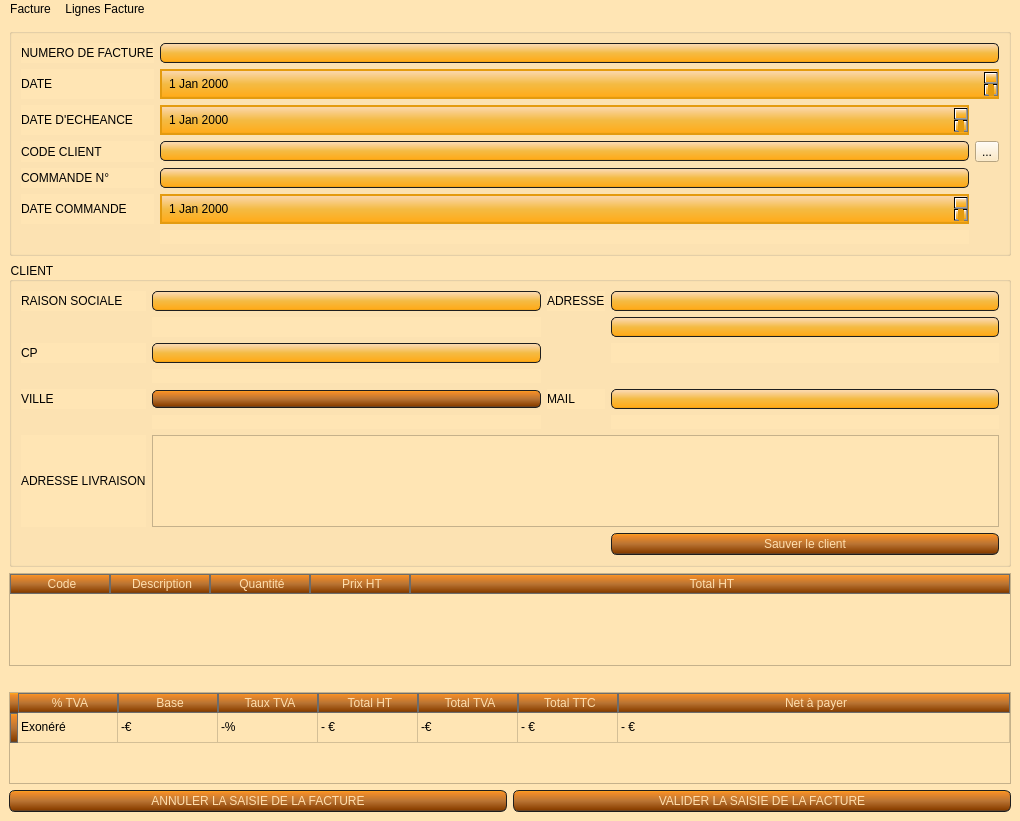
<?xml version="1.0" encoding="UTF-8"?>
<ui version="4.0">
 <class>facture</class>
 <widget class="QMainWindow" name="facture">
  <property name="enabled">
   <bool>true</bool>
  </property>
  <property name="geometry">
   <rect>
    <x>0</x>
    <y>0</y>
    <width>1020</width>
    <height>821</height>
   </rect>
  </property>
  <property name="windowTitle">
   <string>AssoGestion - Détail facture- AMSE</string>
  </property>
  <property name="styleSheet">
   <string notr="true">QWidget
{
    background-color: #FFE5B4;
}
QLineEdit
{
    background-color: QLinearGradient( x1: 0, y1: 0, x2: 0, y2: 1, stop: 0 #FFDEAD, stop: 0.1 #FAD5A5, stop: 0.5 #F4BB44, stop: 0.9 #FFAC1C, stop: 1 #E49B0F);
    padding: 1px;
    border-style: solid;
    border: 1px solid #1e1e1e;
    border-radius: 5;
}

QPushButton
{
    color: #FFDEAD;
    background-color: QLinearGradient( x1: 0, y1: 0, x2: 0, y2: 1, stop: 0 #FFAC1C, stop: 0.1 #F28C28, stop: 0.5 #B87333, stop: 0.9 #8B4000, stop: 1 #464646);
    border-width: 1px;
    border-color: #1e1e1e;
    border-style: solid;
    border-radius: 6;
    padding: 3px;
    font-size: 12px;
    padding-left: 5px;
    padding-right: 5px;
    min-width: 40px;
}

QPushButton:pressed
{
    background-color: QLinearGradient( x1: 0, y1: 0, x2: 0, y2: 1, stop: 0 #2d2d2d, stop: 0.1 #2b2b2b, stop: 0.5 #292929, stop: 0.9 #282828, stop: 1 #252525);
}

QComboBox
{
	color: #FFDEAD;
    selection-background-color: #FFDEAD;
    background-color: QLinearGradient( x1: 0, y1: 0, x2: 0, y2: 1, stop: 0 #FFAC1C, stop: 0.1 #F28C28, stop: 0.5 #B87333, stop: 0.9 #8B4000, stop: 1 #464646);
    border-style: solid;
    border: 1px solid #1e1e1e;
    border-radius: 5;
}

QComboBox:hover,QPushButton:hover
{
    border: 2px solid QLinearGradient( x1: 0, y1: 0, x2: 0, y2: 1, stop: 0 #FFAC1C, stop: 1 #F28C28);
}


QComboBox:on
{
    padding-top: 3px;
    padding-left: 4px;
    background-color: QLinearGradient( x1: 0, y1: 0, x2: 0, y2: 1, stop: 0 #2d2d2d, stop: 0.1 #2b2b2b, stop: 0.5 #292929, stop: 0.9 #282828, stop: 1 #252525);
    selection-background-color: #ffaa00;
}

QComboBox QAbstractItemView
{
    border: 2px solid darkgray;
    selection-background-color: QLinearGradient( x1: 0, y1: 0, x2: 0, y2: 1, stop: 0 #ffa02f, stop: 1 #d7801a);
}

QComboBox::drop-down
{
     subcontrol-origin: padding;
     subcontrol-position: top right;
     width: 15px;

     border-left-width: 0px;
     border-left-color: darkgray;
     border-left-style: solid; /* just a single line */
     border-top-right-radius: 3px; /* same radius as the QComboBox */
     border-bottom-right-radius: 3px;
 }


QScrollBar:horizontal {
     border: 1px solid #222222;
     background: QLinearGradient( x1: 0, y1: 0, x2: 0, y2: 1, stop: 0.0 #121212, stop: 0.2 #282828, stop: 1 #484848);
     height: 7px;
     margin: 0px 16px 0 16px;
}

QScrollBar::handle:horizontal
{
      background: QLinearGradient( x1: 0, y1: 0, x2: 1, y2: 0, stop: 0 #ffa02f, stop: 0.5 #d7801a, stop: 1 #ffa02f);
      min-height: 20px;
      border-radius: 2px;
}

QScrollBar::add-line:horizontal {
      border: 1px solid #1b1b19;
      border-radius: 2px;
      background: QLinearGradient( x1: 0, y1: 0, x2: 1, y2: 0, stop: 0 #ffa02f, stop: 1 #d7801a);
      width: 14px;
      subcontrol-position: right;
      subcontrol-origin: margin;
}

QScrollBar::sub-line:horizontal {
      border: 1px solid #1b1b19;
      border-radius: 2px;
      background: QLinearGradient( x1: 0, y1: 0, x2: 1, y2: 0, stop: 0 #ffa02f, stop: 1 #d7801a);
      width: 14px;
     subcontrol-position: left;
     subcontrol-origin: margin;
}

QScrollBar::right-arrow:horizontal, QScrollBar::left-arrow:horizontal
{
      border: 1px solid black;
      width: 1px;
      height: 1px;
      background: white;
}

QScrollBar::add-page:horizontal, QScrollBar::sub-page:horizontal
{
      background: none;
}

QScrollBar:vertical
{
      background: QLinearGradient( x1: 0, y1: 0, x2: 1, y2: 0, stop: 0.0 #121212, stop: 0.2 #282828, stop: 1 #484848);
      width: 7px;
      margin: 16px 0 16px 0;
      border: 1px solid #222222;
}

QScrollBar::handle:vertical
{
      background: QLinearGradient( x1: 0, y1: 0, x2: 0, y2: 1, stop: 0 #ffa02f, stop: 0.5 #d7801a, stop: 1 #ffa02f);
      min-height: 20px;
      border-radius: 2px;
}

QScrollBar::add-line:vertical
{
      border: 1px solid #1b1b19;
      border-radius: 2px;
      background: QLinearGradient( x1: 0, y1: 0, x2: 0, y2: 1, stop: 0 #ffa02f, stop: 1 #d7801a);
      height: 14px;
      subcontrol-position: bottom;
      subcontrol-origin: margin;
}

QScrollBar::sub-line:vertical
{
      border: 1px solid #1b1b19;
      border-radius: 2px;
      background: QLinearGradient( x1: 0, y1: 0, x2: 0, y2: 1, stop: 0 #d7801a, stop: 1 #ffa02f);
      height: 14px;
      subcontrol-position: top;
      subcontrol-origin: margin;
}

QScrollBar::up-arrow:vertical, QScrollBar::down-arrow:vertical
{
      border: 1px solid black;
      width: 1px;
      height: 1px;
      background: white;
}


QScrollBar::add-page:vertical, QScrollBar::sub-page:vertical
{
      background: none;
}

QHeaderView::section:horizontal
{
    background-color: QLinearGradient( x1: 0, y1: 0, x2: 0, y2: 1, stop: 0 #FFAC1C, stop: 0.1 #F28C28, stop: 0.5 #B87333, stop: 0.9 #8B4000, stop: 1 #464646);
    color: #FFDEAD;;
    padding-left: 4px;
    border: 1px solid #6c6c6c;
}
QHeaderView::section:vertical
{
    background-color: QLinearGradient( x1: 0, y1: 0, x2: 0, y2: 1, stop: 0 #FFAC1C, stop: 0.1 #F28C28, stop: 0.5 #B87333, stop: 0.9 #8B4000, stop: 1 #464646);
    color: #FFDEAD;;
    padding-left: 4px;
    border: 1px solid #6c6c6c;
}
QTableWidget QTableCornerButton::section {
    background-color: QLinearGradient( x1: 0, y1: 0, x2: 0, y2: 1, stop: 0 #FFAC1C, stop: 0.1 #F28C28, stop: 0.5 #B87333, stop: 0.9 #8B4000, stop: 1 #464646);
}
QTableWidget::item:selected{ background-color: QLinearGradient( x1: 0, y1: 0, x2: 0, y2: 1, stop: 0 #FFDEAD, stop: 0.1 #FAD5A5, stop: 0.5 #F4BB44, stop: 0.9 #FFAC1C, stop: 1 #E49B0F); }

QDateEdit
{
border : 2px solid #E49B0F;
background-color : QLinearGradient( x1: 0, y1: 0, x2: 0, y2: 1, stop: 0 #FFDEAD, stop: 0.1 #FAD5A5, stop: 0.5 #F4BB44, stop: 0.9 #FFAC1C, stop: 1 #E49B0F);;
padding : 5px;
}
QDateEdit::up-arraow
{
border : 2px solid black;
background-color : lightgreen;

}
QDateEdit::down-arrow
{
background-color : #E49B0F;
}

QTabWidget::tab-bar {
   border: 1px solid #E49B0F;
}

QTabBar::tab {
  background: #8B4000;
  color: white;
  padding: 10px;
 }

 QTabBar::tab:selected {
  background: #E49B0F;
 }

QTabWidget::pane { 
   border: none;
}</string>
  </property>
  <widget class="QWidget" name="centralwidget">
   <layout class="QGridLayout" name="gridLayout_2">
    <item row="0" column="0" colspan="2">
     <widget class="QGroupBox" name="groupBox_2">
      <property name="title">
       <string/>
      </property>
      <layout class="QGridLayout" name="gridLayout_5">
       <item row="4" column="0">
        <widget class="QLabel" name="label_19">
         <property name="text">
          <string>CODE CLIENT</string>
         </property>
        </widget>
       </item>
       <item row="2" column="0">
        <widget class="QLabel" name="label_18">
         <property name="text">
          <string>DATE</string>
         </property>
        </widget>
       </item>
       <item row="4" column="2">
        <widget class="QLineEdit" name="code_client_edit"/>
       </item>
       <item row="1" column="2" colspan="2">
        <widget class="QLineEdit" name="num_facture_edit">
         <property name="enabled">
          <bool>false</bool>
         </property>
        </widget>
       </item>
       <item row="4" column="3">
        <widget class="QToolButton" name="button_select_client">
         <property name="text">
          <string>...</string>
         </property>
        </widget>
       </item>
       <item row="1" column="0">
        <widget class="QLabel" name="label">
         <property name="text">
          <string>NUMERO DE FACTURE</string>
         </property>
        </widget>
       </item>
       <item row="9" column="2">
        <widget class="QLabel" name="label_error_client">
         <property name="styleSheet">
          <string notr="true">QLabel {
  color: rgb(255, 0, 0);
  font-weight: 600;
}</string>
         </property>
         <property name="text">
          <string/>
         </property>
        </widget>
       </item>
       <item row="2" column="2" colspan="2">
        <widget class="QDateEdit" name="date_facture_edit"/>
       </item>
       <item row="3" column="0">
        <widget class="QLabel" name="label_14">
         <property name="text">
          <string>DATE D'ECHEANCE</string>
         </property>
        </widget>
       </item>
       <item row="3" column="2">
        <widget class="QDateEdit" name="date_echeance_facture"/>
       </item>
       <item row="5" column="0">
        <widget class="QLabel" name="label_7">
         <property name="text">
          <string>COMMANDE N°</string>
         </property>
        </widget>
       </item>
       <item row="6" column="0">
        <widget class="QLabel" name="label_8">
         <property name="text">
          <string>DATE COMMANDE</string>
         </property>
        </widget>
       </item>
       <item row="5" column="2">
        <widget class="QLineEdit" name="order_edit"/>
       </item>
       <item row="6" column="2">
        <widget class="QDateEdit" name="order_date_edit"/>
       </item>
      </layout>
     </widget>
    </item>
    <item row="4" column="0">
     <widget class="QLabel" name="label_montant_error">
      <property name="styleSheet">
       <string notr="true">QLabel {
  color: rgb(255, 0, 0);
  font-weight: 600;
}</string>
      </property>
      <property name="text">
       <string/>
      </property>
     </widget>
    </item>
    <item row="5" column="0" colspan="2">
     <widget class="QTableWidget" name="tab_pied_facture">
      <property name="editTriggers">
       <set>QAbstractItemView::NoEditTriggers</set>
      </property>
      <attribute name="horizontalHeaderStretchLastSection">
       <bool>true</bool>
      </attribute>
      <row>
       <property name="text">
        <string/>
       </property>
      </row>
      <column>
       <property name="text">
        <string>% TVA</string>
       </property>
      </column>
      <column>
       <property name="text">
        <string>Base</string>
       </property>
      </column>
      <column>
       <property name="text">
        <string>Taux TVA</string>
       </property>
      </column>
      <column>
       <property name="text">
        <string>Total HT</string>
       </property>
      </column>
      <column>
       <property name="text">
        <string>Total TVA</string>
       </property>
      </column>
      <column>
       <property name="text">
        <string>Total TTC</string>
       </property>
      </column>
      <column>
       <property name="text">
        <string>Net à payer</string>
       </property>
      </column>
      <item row="0" column="0">
       <property name="text">
        <string>Exonéré</string>
       </property>
      </item>
      <item row="0" column="1">
       <property name="text">
        <string>-€</string>
       </property>
      </item>
      <item row="0" column="2">
       <property name="text">
        <string>-%</string>
       </property>
      </item>
      <item row="0" column="3">
       <property name="text">
        <string>- €</string>
       </property>
      </item>
      <item row="0" column="4">
       <property name="text">
        <string>-€</string>
       </property>
      </item>
      <item row="0" column="5">
       <property name="text">
        <string>- €</string>
       </property>
      </item>
      <item row="0" column="6">
       <property name="text">
        <string>- €</string>
       </property>
      </item>
     </widget>
    </item>
    <item row="3" column="0" colspan="2">
     <widget class="QTableWidget" name="tab_ligne_facture">
      <property name="editTriggers">
       <set>QAbstractItemView::DoubleClicked</set>
      </property>
      <attribute name="horizontalHeaderStretchLastSection">
       <bool>true</bool>
      </attribute>
      <column>
       <property name="text">
        <string>Code</string>
       </property>
      </column>
      <column>
       <property name="text">
        <string>Description</string>
       </property>
      </column>
      <column>
       <property name="text">
        <string>Quantité</string>
       </property>
      </column>
      <column>
       <property name="text">
        <string>Prix HT</string>
       </property>
      </column>
      <column>
       <property name="text">
        <string>Total HT</string>
       </property>
      </column>
     </widget>
    </item>
    <item row="6" column="0">
     <widget class="QPushButton" name="button_del_fac">
      <property name="text">
       <string>ANNULER LA SAISIE DE LA FACTURE</string>
      </property>
     </widget>
    </item>
    <item row="6" column="1">
     <widget class="QPushButton" name="button_save_fac">
      <property name="text">
       <string>VALIDER LA SAISIE DE LA FACTURE</string>
      </property>
     </widget>
    </item>
    <item row="2" column="0" colspan="2">
     <widget class="QGroupBox" name="groupBox">
      <property name="title">
       <string>CLIENT</string>
      </property>
      <layout class="QGridLayout" name="gridLayout">
       <item row="0" column="3">
        <widget class="QLineEdit" name="client_adresse"/>
       </item>
       <item row="0" column="0">
        <widget class="QLabel" name="label_3">
         <property name="text">
          <string>RAISON SOCIALE</string>
         </property>
        </widget>
       </item>
       <item row="2" column="0">
        <widget class="QLabel" name="label_5">
         <property name="text">
          <string>CP</string>
         </property>
        </widget>
       </item>
       <item row="1" column="1">
        <widget class="QLabel" name="label_client_rs">
         <property name="styleSheet">
          <string notr="true">QLabel {
  color: rgb(255, 0, 0);
  font-weight: 600;
}</string>
         </property>
         <property name="text">
          <string/>
         </property>
        </widget>
       </item>
       <item row="13" column="0">
        <widget class="QLabel" name="label_2">
         <property name="text">
          <string>ADRESSE LIVRAISON</string>
         </property>
        </widget>
       </item>
       <item row="2" column="1">
        <widget class="QLineEdit" name="client_cp"/>
       </item>
       <item row="0" column="1">
        <widget class="QLineEdit" name="client_rs"/>
       </item>
       <item row="0" column="2">
        <widget class="QLabel" name="label_4">
         <property name="text">
          <string>ADRESSE</string>
         </property>
        </widget>
       </item>
       <item row="1" column="3">
        <widget class="QLineEdit" name="client_adresse_comp"/>
       </item>
       <item row="4" column="1">
        <widget class="QComboBox" name="cb_ville"/>
       </item>
       <item row="4" column="0">
        <widget class="QLabel" name="label_6">
         <property name="text">
          <string>VILLE</string>
         </property>
        </widget>
       </item>
       <item row="4" column="2">
        <widget class="QLabel" name="label_11">
         <property name="text">
          <string>MAIL</string>
         </property>
        </widget>
       </item>
       <item row="2" column="3">
        <widget class="QLabel" name="label_add_error">
         <property name="styleSheet">
          <string notr="true">QLabel {
  color: rgb(255, 0, 0);
  font-weight: 600;
}</string>
         </property>
         <property name="text">
          <string/>
         </property>
        </widget>
       </item>
       <item row="4" column="3">
        <widget class="QLineEdit" name="client_mail"/>
       </item>
       <item row="15" column="3">
        <widget class="QPushButton" name="button_save_client">
         <property name="text">
          <string>Sauver le client</string>
         </property>
        </widget>
       </item>
       <item row="13" column="1" colspan="3">
        <widget class="QPlainTextEdit" name="add_liv_edit"/>
       </item>
       <item row="5" column="1">
        <widget class="QLabel" name="label_ville">
         <property name="styleSheet">
          <string notr="true">QLabel {
  color: rgb(255, 0, 0);
  font-weight: 600;
}</string>
         </property>
         <property name="text">
          <string/>
         </property>
        </widget>
       </item>
       <item row="3" column="1">
        <widget class="QLabel" name="label_cp">
         <property name="accessibleDescription">
          <string/>
         </property>
         <property name="styleSheet">
          <string notr="true">QLabel {
  color: rgb(255, 0, 0);
  font-weight: 600;
}</string>
         </property>
         <property name="text">
          <string/>
         </property>
        </widget>
       </item>
       <item row="5" column="3">
        <widget class="QLabel" name="label_mail">
         <property name="styleSheet">
          <string notr="true">QLabel {
  color: rgb(255, 0, 0);
  font-weight: 600;
}</string>
         </property>
         <property name="text">
          <string/>
         </property>
        </widget>
       </item>
      </layout>
     </widget>
    </item>
   </layout>
  </widget>
  <widget class="QMenuBar" name="menuBar">
   <property name="geometry">
    <rect>
     <x>0</x>
     <y>0</y>
     <width>1020</width>
     <height>22</height>
    </rect>
   </property>
   <widget class="QMenu" name="menu_facture">
    <property name="title">
     <string>Facture</string>
    </property>
    <addaction name="actionGenerer_Facture"/>
    <addaction name="actionEnvoyer_mail"/>
   </widget>
   <widget class="QMenu" name="menuLignes_Facture">
    <property name="title">
     <string>Lignes Facture</string>
    </property>
    <addaction name="actionAjouter_une_ligne"/>
    <addaction name="actionSupprimer_une_ligne"/>
   </widget>
   <addaction name="menu_facture"/>
   <addaction name="menuLignes_Facture"/>
  </widget>
  <action name="actionEnvoyer_mail">
   <property name="text">
    <string>Envoyer la facture par mail</string>
   </property>
  </action>
  <action name="actionGenerer_Facture">
   <property name="text">
    <string>Générer la facture</string>
   </property>
  </action>
  <action name="actionAjouter_une_ligne">
   <property name="text">
    <string>Ajouter une ligne</string>
   </property>
  </action>
  <action name="actionSupprimer_une_ligne">
   <property name="text">
    <string>Supprimer une ligne</string>
   </property>
  </action>
 </widget>
 <resources/>
 <connections/>
</ui>
